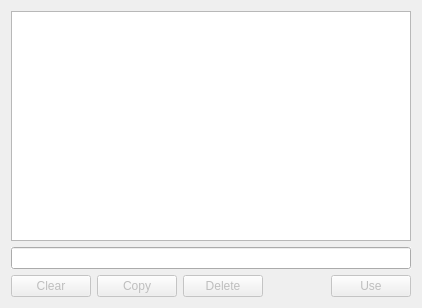
<?xml version="1.0" encoding="UTF-8"?>
<ui version="4.0">
 <class>history_Dialog</class>
 <widget class="QDialog" name="history_Dialog">
  <property name="geometry">
   <rect>
    <x>0</x>
    <y>0</y>
    <width>422</width>
    <height>308</height>
   </rect>
  </property>
  <property name="windowTitle">
   <string>History Record</string>
  </property>
  <layout class="QGridLayout" name="gridLayout_4">
   <item row="2" column="0">
    <layout class="QHBoxLayout" name="horizontalLayout">
     <item>
      <widget class="QPushButton" name="clearPushButton">
       <property name="enabled">
        <bool>false</bool>
       </property>
       <property name="text">
        <string>Clear</string>
       </property>
       <property name="autoDefault">
        <bool>true</bool>
       </property>
      </widget>
     </item>
     <item>
      <widget class="QPushButton" name="copyPushButton">
       <property name="enabled">
        <bool>false</bool>
       </property>
       <property name="text">
        <string>Copy</string>
       </property>
       <property name="autoDefault">
        <bool>true</bool>
       </property>
      </widget>
     </item>
     <item>
      <widget class="QPushButton" name="deletePushButton">
       <property name="enabled">
        <bool>false</bool>
       </property>
       <property name="text">
        <string>Delete</string>
       </property>
       <property name="shortcut">
        <string>Del</string>
       </property>
       <property name="autoDefault">
        <bool>true</bool>
       </property>
      </widget>
     </item>
     <item>
      <spacer name="horizontalSpacer">
       <property name="orientation">
        <enum>Qt::Horizontal</enum>
       </property>
       <property name="sizeHint" stdset="0">
        <size>
         <width>40</width>
         <height>20</height>
        </size>
       </property>
      </spacer>
     </item>
     <item>
      <widget class="QPushButton" name="usePushButton">
       <property name="enabled">
        <bool>false</bool>
       </property>
       <property name="text">
        <string>Use</string>
       </property>
       <property name="default">
        <bool>true</bool>
       </property>
      </widget>
     </item>
    </layout>
   </item>
   <item row="1" column="0">
    <widget class="QLineEdit" name="lineEdit">
     <property name="autoFillBackground">
      <bool>true</bool>
     </property>
     <property name="readOnly">
      <bool>true</bool>
     </property>
    </widget>
   </item>
   <item row="0" column="0">
    <widget class="QPlainTextEdit" name="plainTextEdit">
     <property name="cursor" stdset="0">
      <cursorShape>ArrowCursor</cursorShape>
     </property>
     <property name="lineWrapMode">
      <enum>QPlainTextEdit::NoWrap</enum>
     </property>
     <property name="readOnly">
      <bool>true</bool>
     </property>
     <property name="overwriteMode">
      <bool>false</bool>
     </property>
    </widget>
   </item>
  </layout>
 </widget>
 <tabstops>
  <tabstop>usePushButton</tabstop>
  <tabstop>clearPushButton</tabstop>
  <tabstop>copyPushButton</tabstop>
  <tabstop>deletePushButton</tabstop>
  <tabstop>plainTextEdit</tabstop>
  <tabstop>lineEdit</tabstop>
 </tabstops>
 <resources/>
 <connections/>
 <slots>
  <slot>settext()</slot>
 </slots>
</ui>
